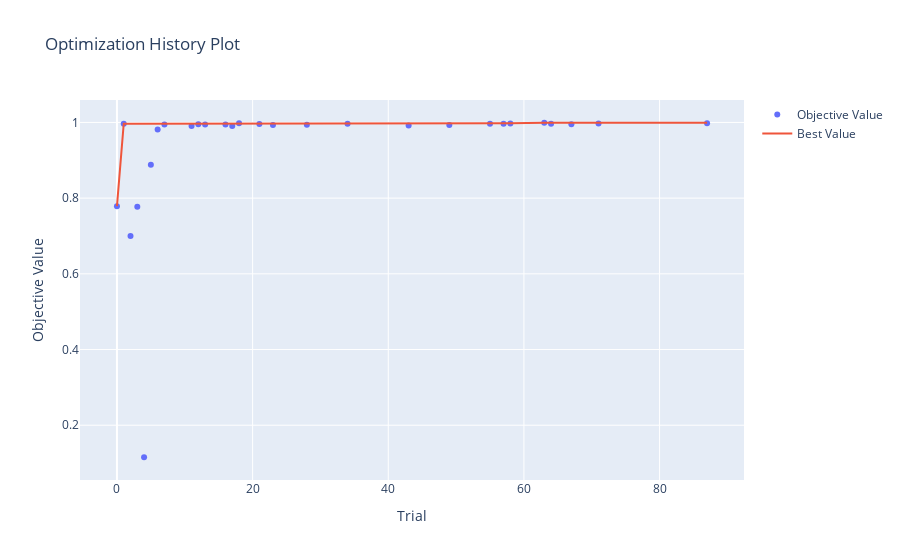

Source (notebook cell):
### Markdown cell above
### Plotting the optimization history of all trials in a study.

### Code cell
fig = optuna.visualization.plot_optimization_history(opt_study) 
fig.show()

### Figure 1 — Plotly figure (JSON) as saved in the notebook; plotly's stock layout.template omitted (floating-point values rounded to 4 significant figures)
{"data": [{"mode": "markers", "name": "Objective Value", "type": "scatter", "x": [0, 1, 2, 3, 4, 5, 6, 7, 11, 12, 13, 16, 17, 18, 21, 23, 28, 34, 43, 49, 55, 57, 58, 63, 64, 67, 71, 87], "y": [0.7788, 0.9966, 0.6998, 0.7772, 0.1154, 0.8884, 0.9812, 0.9946, 0.9906, 0.9954, 0.9944, 0.9948, 0.9908, 0.9982, 0.9958, 0.9934, 0.9942, 0.9966, 0.992, 0.9932, 0.9964, 0.9968, 0.997, 0.9992, 0.9966, 0.995, 0.9972, 0.9978]}, {"name": "Best Value", "type": "scatter", "x": [0, 1, 2, 3, 4, 5, 6, 7, 11, 12, 13, 16, 17, 18, 21, 23, 28, 34, 43, 49, 55, 57, 58, 63, 64, 67, 71, 87], "y": [0.7788, 0.9966, 0.9966, 0.9966, 0.9966, 0.9966, 0.9966, 0.9966, 0.9966, 0.9966, 0.9966, 0.9966, 0.9966, 0.9982, 0.9982, 0.9982, 0.9982, 0.9982, 0.9982, 0.9982, 0.9982, 0.9982, 0.9982, 0.9992, 0.9992, 0.9992, 0.9992, 0.9992]}], "layout": {"title": {"text": "Optimization History Plot"}, "xaxis": {"title": {"text": "Trial"}}, "yaxis": {"title": {"text": "Objective Value"}}}}
